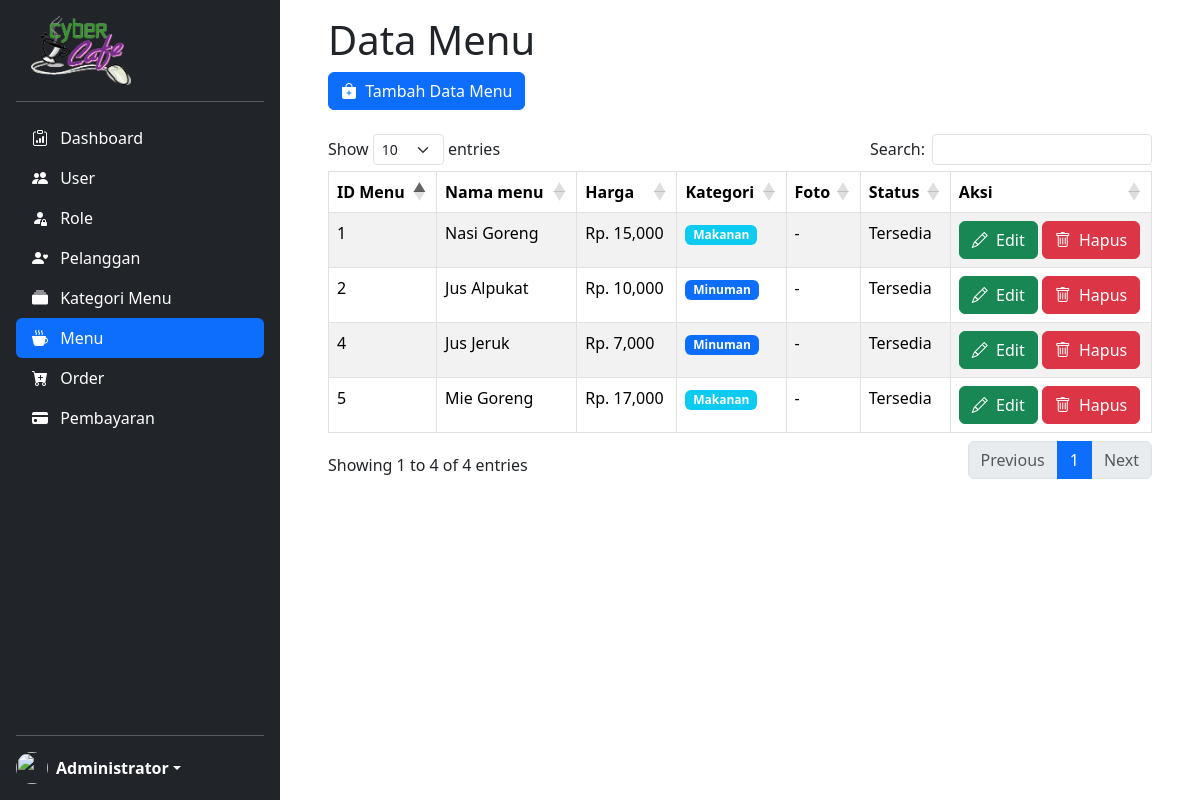
/master-menu.php (signed in), run on the app's committed database.
### tables this page shows
CREATE TABLE `menu` (
  `id_menu` int(11) NOT NULL,
  `nama_menu` varchar(100) NOT NULL,
  `harga_menu` int(11) NOT NULL,
  `id_kategori` int(11) NOT NULL,
  `foto_menu` varchar(100) NOT NULL,
  `status_menu` varchar(50) NOT NULL
);

CREATE TABLE `kategori` (
  `id_kategori` int(11) NOT NULL,
  `nama_kategori` varchar(50) NOT NULL
);

### master-menu.php (the view, shortened to what this page needs)
<!DOCTYPE html>
<html>
<head>
    <?php
	include "header.php";
	?>
</head>
<body>
    <main id="fullpage">
        <?php
        include "sidebar.php";
        ?>
        <div class="container pt-3 me-0 pe-5 ps-5 scrollarea">
            <div class="row">
                <div class="col">
                    <h1>Data Menu</h1>
                    <a href="tambah-menu.php" class="btn btn-primary"><i class="bi-bag-plus-fill me-1"></i> Tambah Data Menu</a><br>
                    <?php
                        $sql = "SELECT * FROM menu m JOIN kategori k ON m.id_kategori=k.id_kategori";
                        $menu = mysqli_query($conn, $sql);
                    ?>
                    <br>
                    <table class="table table-bordered table-striped table-hover" id="data-menu">
                        <thead>
                            <tr>
                                <th>ID Menu</th>
                                <th>Nama menu</th>
                                <th>Harga</th>
                                <th>Kategori</th>
                                <th>Foto</th>
                                <th>Status</th>
                                <th>Aksi</th>
                            </tr>
                        </thead>
                        <tbody>
                            <?php foreach ($menu as $row) :
                            if($row["id_kategori"]%2==0) $role='primary';
                            else if($row["id_kategori"]%2==1) $role='info';
                            ?>
                        <tr>
                            <td><?= $row["id_menu"]; ?></td>
                            <td><?= $row["nama_menu"]; ?></td>
                            <td>Rp. <?= number_format($row["harga_menu"]); ?></td>
                            <td><span class="badge bg-<?=$role?>"><?= $row["nama_kategori"]; ?></span></td>
                            <td><?= $row["foto_menu"]; ?></td>
                            <td><?= $row["status_menu"]; ?></td>
                            <td>
                                <?php
                                    echo "<a href='ubah-menu.php?id=$row[id_menu]' class='btn btn-success'><i class='bi-pencil me-1'></i> Edit</a>";
                                ?>
                                <a href="hapus-menu.php?id=<?=$row['id_menu']; ?>" onclick = "return confirm ('Apakah yakin akan hapus menu <?= $row['nama_menu']; ?>?');" class='btn btn-danger'><i class='bi-trash me-1'></i> Hapus</a>
                            </td>
                        </tr>
                            <?php endforeach; ?>
                        </tbody>
                    </table>
                </div>
            </div>
        </div>
    </main>
</body>
</html>

### css/style.css (style rules this page uses)
body { min-height: 100vh; min-height: -webkit-fill-available; display: block; }
html { height: -webkit-fill-available; }
#fullpage { display: flex; flex-wrap: nowrap; height: 100vh; height: -webkit-fill-available; max-height: 100vh; overflow-x: auto; overflow-y: hidden; }
.scrollarea { overflow-y: auto; }

### data on the page
menu: id_menu "1", nama_menu "Nasi Goreng", harga_menu "15,000", id_kategori.nama_kategori "Makanan", foto_menu "-", status_menu "Tersedia"
menu: id_menu "2", nama_menu "Jus Alpukat", harga_menu "10,000", id_kategori.nama_kategori "Minuman", foto_menu "-", status_menu "Tersedia"
menu: id_menu "4", nama_menu "Jus Jeruk", harga_menu "7,000", id_kategori.nama_kategori "Minuman", foto_menu "-", status_menu "Tersedia"
menu: id_menu "5", nama_menu "Mie Goreng", harga_menu "17,000", id_kategori.nama_kategori "Makanan", foto_menu "-", status_menu "Tersedia"

### other printed values
$_SESSION['nama_user'] "Administrator"
